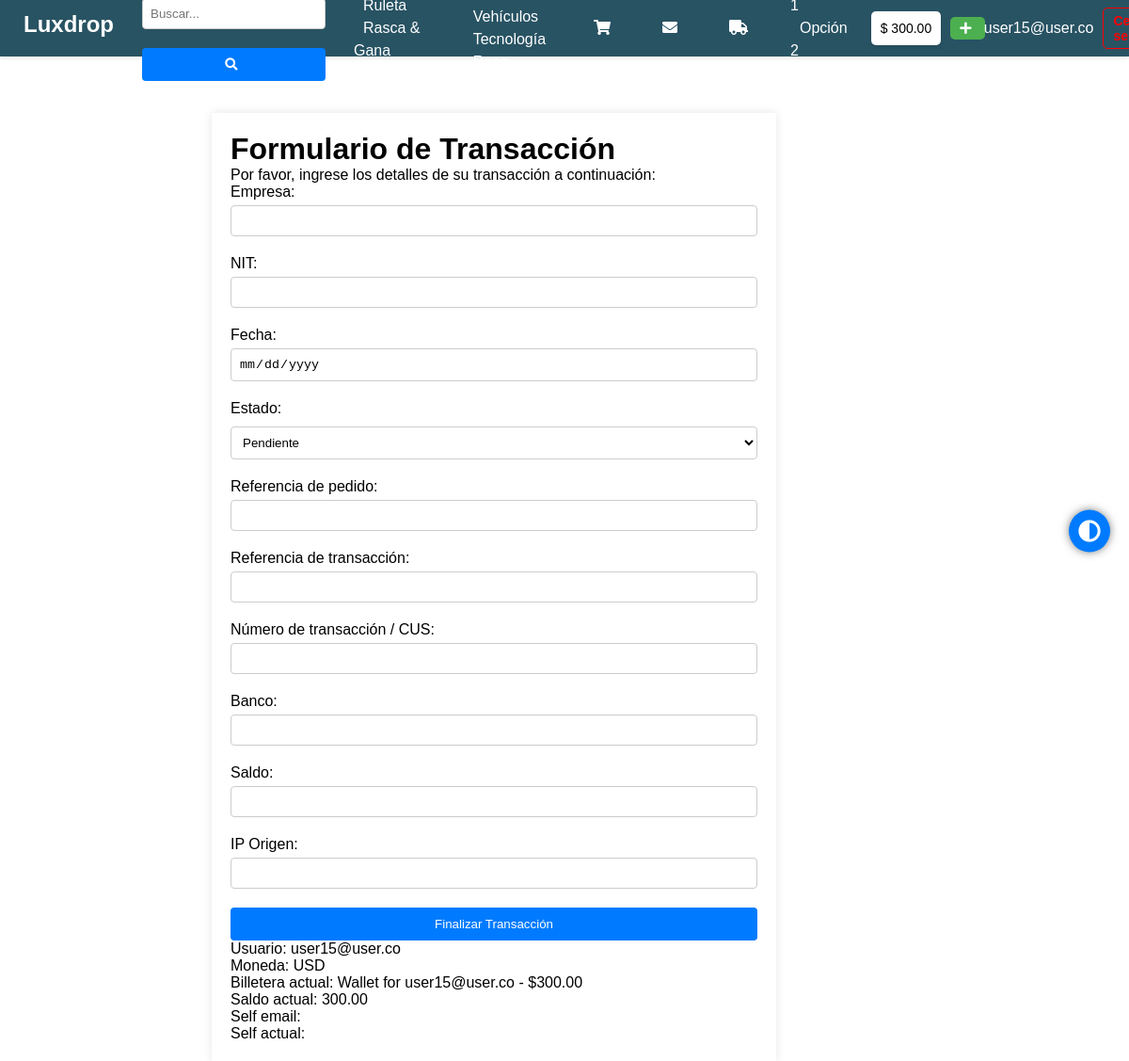
/initiate_transfer/ (signed in), run on the app's committed database.
### Lucky/models.py (models this page shows)
class CustomUser(AbstractBaseUser, PermissionsMixin):
    ROLE_CHOICES = [
        ('superuser', 'Superuser'),
        ('admin', 'Admin'),
        ('manager', 'Manager'),
        ('customer', 'Customer'),
    ]
    email = models.EmailField(unique=True)
    date_joined = models.DateTimeField(default=timezone.now)
    last_login = models.DateTimeField(_('last login'), blank=True, null=True)
    first_name = models.CharField(max_length=50, blank=True)
    last_name = models.CharField(max_length=50, blank=True)
    is_active = models.BooleanField(default=True)
    is_staff = models.BooleanField(default=False)
    user_number = models.IntegerField(blank=True, null=True)
    is_verified = models.BooleanField(default=False, blank=True)
    groups = models.ManyToManyField(Group, related_name='customuser_set', blank=True)
    user_permissions = models.ManyToManyField(Permission, related_name='customuser_set', blank=True)
    role = models.CharField(max_length=50, choices=ROLE_CHOICES, default='customer')
    objects = CustomUserManager()
    USERNAME_FIELD = 'email'
    REQUIRED_FIELDS = []
    class Meta:
        db_table = 'Auth'
        verbose_name = _('user')
        verbose_name_plural = _('users')
    def __str__(self):
        return self.email

class Wallet(models.Model):
    user = models.OneToOneField(CustomUser, on_delete=models.CASCADE, related_name='wallet')
    user_email = models.EmailField(unique=True)
    currency = models.CharField(max_length=3, default='USD')
    last_update_date = models.DateTimeField(auto_now=True)
    amount = models.DecimalField(max_digits=10, decimal_places=2, default=0)
    def __str__(self):
        return f"Wallet for {self.user.email} - ${self.amount}"
    class Meta:
        db_table = 'Wallet'

### Lucky/views.py (the view)
# urls.py: path('initiate_transfer/', views.initiate_transfer, name='initiate_transfer'),
@login_required
def initiate_transfer(request):
    saldo = 0  # Inicializar saldo en 0 para evitar problemas si el usuario no tiene una billetera
    if request.method == 'POST':
        form = transfer_form(request.POST)
        if form.is_valid():
            try:
                with transaction.atomic():
                    empresa = form.cleaned_data['empresa']
                    nit = form.cleaned_data['nit']
                    fecha = form.cleaned_data['fecha']
                    estado = form.cleaned_data['estado']
                    refPedido = form.cleaned_data['refPedido']
                    refTransaccion = form.cleaned_data['refTransaccion']
                    numTransaccion = form.cleaned_data['numTransaccion']
                    bank = form.cleaned_data['bank']
                    amount = form.cleaned_data['amount']
                    ipOrigen = form.cleaned_data['ipOrigen']
                    transferencia = Transfer(
                        empresa=empresa,
                        nit=nit,
                        fecha=fecha,
                        estado=estado,
                        refPedido=refPedido,
                        refTransaccion=refTransaccion,
                        numTransaccion=numTransaccion,
                        bank=bank,
                        amount=amount,
                        ipOrigen=ipOrigen,
                        user=request.user
                    )
                    transferencia.save()
                    wallet = Wallet.objects.get(user=request.user)
                    if wallet.amount >= amount:
                        wallet.amount -= amount
                        wallet.save()
                    else:
                        raise ValueError("Saldo insuficiente")
                    messages.success(request, 'Transacción realizada exitosamente.')
                    return redirect('home')
            except Exception as e:
                messages.error(request, f'Error al realizar la transacción: {str(e)}')
        else:
            messages.error(request, 'Error en el formulario de transferencia. Por favor revise los datos ingresados.')
    else:
        initial_data = {
            'empresa': 'Nombre de la Empresa',
            'nit': '1234567890',
            'fecha': date.today(),
            'refPedido': 'REF123456',
            'refTransaccion': 'TRANS123456',
            'numTransaccion': 'CUS123456',
            'bank': 'Nombre del Banco',
            'amount': 100,  # Valor por defecto, cambiar según sea necesario
            'ipOrigen': request.META.get('REMOTE_ADDR', '127.0.0.1')
        }
        form = TransferFundsForm(initial=initial_data)
        try:
            wallet = Wallet.objects.get(user=request.user)
            saldo = wallet.amount
        except Wallet.DoesNotExist:
            saldo = 0  # Si el usuario no tiene una billetera, establecer saldo en 0
    return render(request, 'transfer_form.html', {'form': form})

### Lucky/forms.py
class TransferFundsForm(forms.ModelForm):
    company_name = forms.CharField(max_length=100, required=False)
    tax_id = forms.CharField(max_length=20, required=False)
    current_date = forms.DateField(required=False)
    state = forms.CharField(max_length=20, required=False)
    order_reference = forms.CharField(max_length=50, required=False)
    transaction_reference = forms.CharField(max_length=50, required=False)
    transaction_number_CUS = forms.CharField(max_length=50, required=False)
    bank = forms.CharField(max_length=50, required=False)
    value = forms.DecimalField(max_digits=10, decimal_places=2, required=False)
    current_balance = forms.DecimalField(max_digits=10, decimal_places=2, required=False)
    origin_ip = forms.CharField(max_length=15, required=False)
    amount = forms.DecimalField(max_digits=10, decimal_places=2, min_value=0.01)
    class Meta:
        model = TransactionsWallet
        fields = [
            'company_name', 'tax_id', 'current_date', 'state', 'order_reference',
            'transaction_reference', 'transaction_number_CUS', 'bank', 'value',
            'current_balance', 'origin_ip', 'amount'
        ]

### templates/transfer_form.html (shortened to what this page needs)
{% load static %}
<!DOCTYPE html>
<html lang="en">
<head>
    <link rel="stylesheet" href="https://cdnjs.cloudflare.com/ajax/libs/font-awesome/5.15.4/css/all.min.css">
    <link rel="stylesheet" href="{% static 'css/style.css' %}">
</head>
<body>
    <div class="page-wrapper">
        <div class="main-content">
            {% include 'header.html' %}
            <div class="transfer-form-container">
                <h1>Formulario de Transacción</h1>
                <p>Por favor, ingrese los detalles de su transacción a continuación:</p>
                <form method="POST" action="{% url 'procesar_transaccion' %}" onsubmit="console.log('Enviando formulario con método POST a la URL correcta.');">
                    <label for="empresa">Empresa:</label>
                    <input type="text" id="empresa" name="empresa" required value="{{ empresa_nombre }}" readonly>
                    <label for="nit">NIT:</label>
                    <input type="text" id="nit" name="nit" required value="{{ nit }}" readonly>
                    <label for="fecha">Fecha:</label>
                    <input type="date" id="fecha" name="fecha" required value="{{ fecha_actual }}" readonly>
                    <label for="estado">Estado:</label>
                    <select id="estado" name="estado">
                        <option value="pendiente">Pendiente</option>
                    </select>
                    <label for="refPedido">Referencia de pedido:</label>
                    <input type="text" id="refPedido" name="refPedido" required value="{{ referencia_de_pedido }}" readonly>
                    <label for="refTransaccion">Referencia de transacción:</label>
                    <input type="text" id="refTransaccion" name="refTransaccion" required value="{{ referencia_de_transacion }}" readonly>
                    <label for="numTransaccion">Número de transacción / CUS:</label>
                    <input type="text" id="numTransaccion" name="numTransaccion" required value="{{ numero_de_transaccion_CUS }}" readonly>
                    <label for="bank">Banco:</label>
                    <input type="text" id="bank" name="bank" required value="{{ banco }}" readonly>
                    <label for="amount">Saldo:</label>
                    <input type="number" id="amount" name="amount" step="0.01" required value="{{ saldo }}">
                    <label for="ipOrigen">IP Origen:</label>
                    <input type="text" id="ipOrigen" name="ipOrigen" required value="{{ IP_de_origen }}" readonly>
                    <button type="submit" cclass="transfer-form-btn" data-url="{% url 'procesar_transaccion' %}">Finalizar Transacción</button>
                </form>
                <p>Usuario: {{ user }}</p>
                <p>Moneda: {{ user.wallet.currency }}</p>
                <p>Billetera actual: {{ user.wallet }}</p>
                <p>Saldo actual: {{ user.wallet.amount }}</p>
                <p>Self email: {{ self.user.email }}</p>
                <p>Self actual: {{ self.amount }}</p>
            </div>
        </div>
        <div class="floating-button" id="theme-toggle">
            <i class="fas fa-adjust"></i>
        </div>
        {% include 'modal_lugares.html' %}
    </div>
</body>
</html>

### templates/header.html (shortened to what this page needs)
{% load static %}
<!DOCTYPE html>
<html lang="en">
<head>
    <link rel="stylesheet" href="https://cdnjs.cloudflare.com/ajax/libs/font-awesome/5.15.4/css/all.min.css">
    <link rel="stylesheet" href="{% static 'css/header.css' %}">
</head>
<body>
    <header>
        <nav>
            <li class="title"><a href="{% url 'home' %}">Luxdrop</a></li>
            <ul id="navMenu">
                <li class="dropdown search-dropdown">
                    <div class="dropdown-content search-bar">
                        <input type="text" placeholder="Buscar..." id="searchInput">
                        <button type="submit"><i class="fas fa-search"></i></button>
                    </div>
                </li>
                <li class="dropdown">
                    <div class="dropdown-content">
                        <a href="{% url 'drop' %}">Ruleta</a>
                        <a href="#">Rasca & Gana</a>
                        <a href="#">Reacción</a>
                    </div>
                </li>
                <li class="dropdown">
                    <div class="dropdown-content">
                        <a href="#">Vivienda</a>
                        <a href="#">Vehículos</a>
                        <a href="#">Tecnología</a>
                        <a href="#">Ropa</a>
                        <a href="#">Accesorios</a>
                    </div>
                </li>
                <li><a href="{% url 'cart' %}"><i class="fas fa-shopping-cart"></i></a></li>
                <li><a href="#"><i class="fas fa-envelope"></i></a></li>
                <li><a id="delivery-icon" href="{% url 'delivery' %}"><i class="fas fa-truck"></i></a></li>
                <li class="dropdown">
                    <div class="dropdown-content">
                        <a href="#">Opción 1</a>
                        <a href="#">Opción 2</a>
                        <a href="#">Opción 3</a>
                    </div>
                </li>
            </ul>
            <div class="user-actions">
                <div class="saldo-box">
                    <p>$ {{ user.wallet.amount }}</p>
                </div>
                <button id="openModalButton" data-url="{% url 'transfer' %}"><i class="fas fa-plus"></i></button>
            </div>
            <div class="user-actions">
                <p class="username">{{ user.email }}</p>
                <a href="{% url 'index' %}" class="logout-button">Cerrar sesión</a>
            </div>
        </nav>
    </header>
</body>
</html>

### static/css/style.css (style rules this page uses)
* { margin: 0; padding: 0; box-sizing: border-box; }
body { font-family: Arial, sans-serif; padding-top: 60px; background-color: transparent; }
body:not(.dark_theme) { background-color: transparent; }
.page-wrapper { display: flex; min-height: 100vh; width: 100%; flex-direction: column; min-height: 100vh; }
.main-content { flex-grow: 1; padding-top: 60px; padding-right: 150px; box-sizing: border-box; }
.saldo-box { background-color: white; padding: 10px; border-radius: 5px; box-shadow: 0 2px 4px rgba(0, 0, 0, 0.1); flex-shrink: 0; }
.saldo-box p { margin: 0; }
* { margin: 0; padding: 20px; box-sizing: border-box; }
.floating-button { position: fixed; top: 50%; right: 20px; transform: translateY(-50%); background-color: #007bff; color: #fff; padding: 10px; border-radius: 50%; cursor: pointer; z-index: 3000; box-shadow: 0px 0px 10px rgba(0, 0, 0, 0.5); }
.floating-button i { font-size: 24px; }
button { width: 100%; padding: 10px; background-color: #007bff; color: white; border: none; border-radius: 4px; cursor: pointer; }
select { width: 100%; padding: 8px; margin-top: 5px; margin-bottom: 20px; border: 1px solid #ccc; border-radius: 4px; background-color: #fff; }
body { font-family: Arial, sans-serif; }
.transfer-form-container { width: 80%; max-width: 600px; margin: 0 auto; padding: 20px; box-shadow: 0 0 10px rgba(0, 0, 0, 0.1); background-color: #fff; }
form { display: flex; flex-direction: column; }
label { margin-bottom: 5px; }
input[type="text"], input[type="date"], input[type="number"], select { padding: 8px; margin-bottom: 20px; border: 1px solid #ccc; border-radius: 4px; }
ul { list-style-type: disc; margin-left: 20px; padding-left: 20px; }
li { margin-bottom: 8px; line-height: 1.5; padding-left: 10px; }

### static/css/header.css (style rules this page uses)
header { background-color: #285363; color: #fff; position: fixed; top: 0; left: 0; z-index: 1000; width: 100%; height: 60px; display: flex; justify-content: space-between; align-items: center; box-shadow: 0 2px 4px rgba(0, 0, 0, 0.1); padding: 0 10px; }
nav { display: flex; justify-content: space-between; align-items: center; width: 100%; }
nav ul { list-style: none; display: flex; align-items: center; margin: 0; padding: 0; }
nav ul li { margin: 0 15px; padding: 0; position: relative; }
nav ul li a { color: #fff; text-decoration: none; font-size: 16px; padding: 10px; }
nav ul li i { margin-right: 5px; }
.title { font-size: 24px; font-weight: bold; color: #fff; margin-right: auto; padding: 15px; list-style-type: none; }
.title a { color: #fff; text-decoration: none; }
.saldo-box { background-color: #fff; color: #000; padding: 5px 10px; border-radius: 5px; margin-right: 10px; font-size: 14px; }
#openModalButton { background-color: #4CAF50; color: white; border: none; padding: 5px 10px; cursor: pointer; border-radius: 5px; font-size: 14px; display: flex; align-items: center; justify-content: center; }
#openModalButton i { margin-right: 5px; font-size: 14px; }
.user-actions { display: flex; align-items: center; margin-left: 10px; }
.user-actions .username { color: #fff; margin-right: 10px; font-size: 16px; }
.user-actions a.logout-button { color: red; font-weight: bold; text-decoration: none; font-size: 14px; padding: 5px 10px; border: 1px solid red; border-radius: 5px; transition: background-color 0.3s, border-color 0.3s; }

### data on the page
CustomUser: wallet.amount "300.00", email "user15@user.co", wallet.currency "USD", wallet "Wallet for user15@user.co - $300.00"
